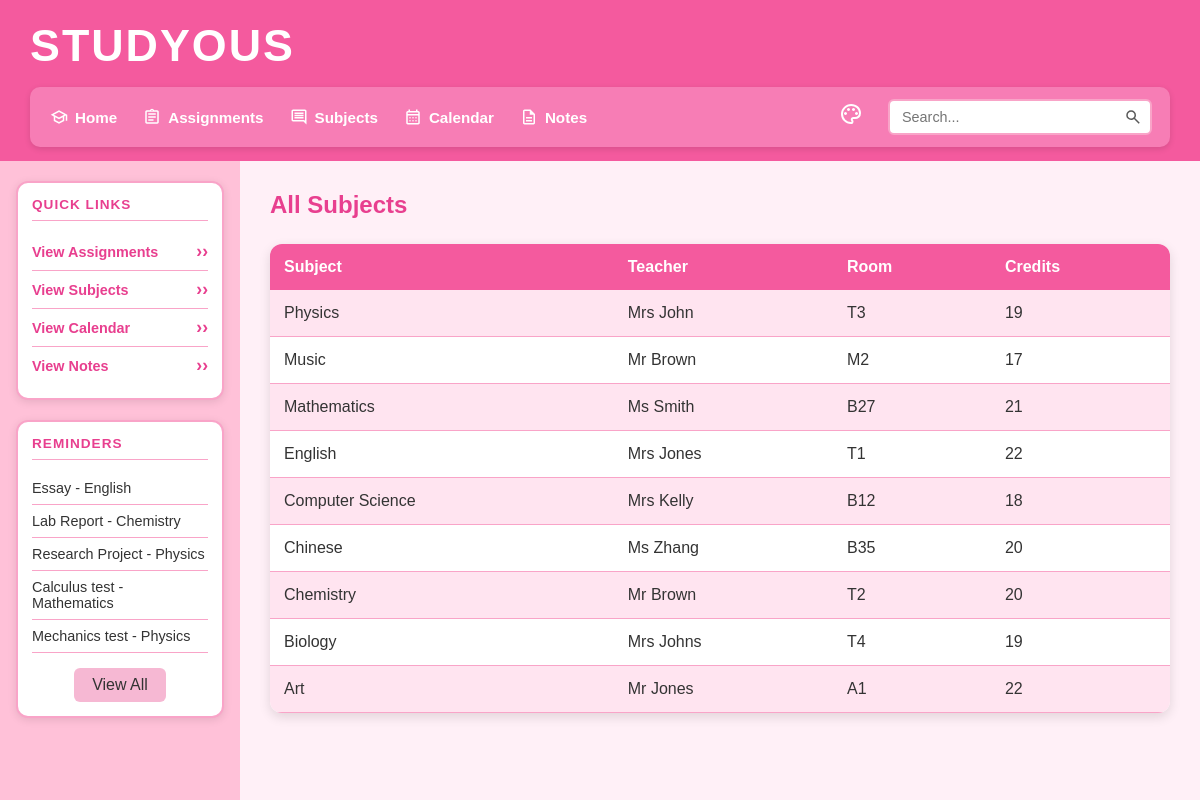
/subjects?sort=subject_name&order=desc, run on the app's committed database.
### tables this page shows
CREATE TABLE assignments (id INTEGER PRIMARY KEY AUTOINCREMENT, subject_id INTEGER REFERENCES subjects (id) NOT NULL, user_id INTEGER REFERENCES users (id) NOT NULL, assignment_name TEXT NOT NULL, due_date TEXT (19) NOT NULL, priority TEXT NOT NULL CHECK ((priority IN ('Low', 'Medium', 'High'))), status TEXT (25) DEFAULT ('Not Started'), notes TEXT, created_at TEXT (19));

CREATE TABLE subjects (id INTEGER PRIMARY KEY AUTOINCREMENT, subject_name TEXT NOT NULL UNIQUE, teacher_name TEXT NOT NULL, room TEXT, credits INTEGER CHECK ((credits > 0)));

### main.py (the view)
@app.route("/subjects")
def subjects():
    sort = request.args.get("sort", "subject_name")
    order = request.args.get("order", "asc")
    new_order = "desc" if order == "asc" else "asc"
    subject_list = get_subjects(sort, order)
    return render_template(
        "subjects.html", subjects=subject_list, order=new_order
    )

### main.py (called while the page is built)
def create_connection(db_file):
    try:
        connection = sqlite3.connect(db_file)
        return connection
    except Error as e:
        print(e)
    return None

def get_subjects(sort="subject_name", order="asc"):
    allowed_sorts = [
        "id",
        "subject_name",
        "teacher_name",
        "room",
        "credits",
    ]
    if sort not in allowed_sorts:
        sort = "subject_name"
    order = order.upper()
    if order not in ("ASC", "DESC"):
        order = "ASC"
    query = f"""
        SELECT id, subject_name, teacher_name, room, credits
        FROM subjects
        ORDER BY {sort} {order}
    """
    con = create_connection(DATABASE)
    cur = con.cursor()
    cur.execute(query)
    rows = cur.fetchall()
    con.close()
    return rows

def get_reminders():
    query = """
        SELECT assignments.id,
               assignments.assignment_name,
               subjects.subject_name,
               assignments.due_date,
               assignments.priority,
               assignments.status
        FROM assignments
        JOIN subjects
        ON assignments.subject_id = subjects.id
        WHERE assignments.status != 'Completed'
        ORDER BY assignments.due_date ASC
        LIMIT 5
    """
    con = create_connection(DATABASE)
    cur = con.cursor()
    cur.execute(query)
    rows = cur.fetchall()
    con.close()
    return rows

@app.context_processor
def inject_reminders():
    return {"reminders": get_reminders()}

### templates/subjects.html
{% extends "base.html" %}
{% block main %}
<h2 class="page-title">All Subjects</h2>
<table>
    <tr>
        <th>
            <a href="/subjects?sort=subject_name&order={{ order }}">
                Subject
            </a>
        </th>
        <th>
            <a href="/subjects?sort=teacher_name&order={{ order }}">
                Teacher
            </a>
        </th>
        <th>
            <a href="/subjects?sort=room&order={{ order }}">
                Room
            </a>
        </th>
        <th>
            <a href="/subjects?sort=credits&order={{ order }}">
                Credits
            </a>
        </th>
    </tr>
    {% for row in subjects %}
    <tr>
        <td>{{ row[1] }}</td>
        <td>{{ row[2] }}</td>
        <td>{{ row[3] }}</td>
        <td>{{ row[4] }}</td>
    </tr>
    {% else %}
    <tr>
        <td colspan="4">No subjects found.</td>
    </tr>
    {% endfor %}
</table>
{% endblock %}

### templates/base.html (shortened to what this page needs)
<!DOCTYPE html>
<html lang="en">
<head>
    <link type="text/css" rel="stylesheet" href="/static/css/style.css">
</head>
<body class="theme-{{ request.cookies.get('theme', 'pink') }}">
    <header class="top-header">
        <h1 class="site-title">Studyous</h1>
        <div class="header-row">
            <div class="nav-bar">
                <nav class="main-nav">
                    <ul>
                        <li>
                            <a href="/">
                                <img src="/static/images/home.svg"
                                     alt="Home"
                                     class="nav-icon">
                                Home
                            </a>
                        </li>
                        <li>
                            <a href="/assignments">
                                <img src="/static/images/assignments.svg"
                                     alt="Assignments"
                                     class="nav-icon">
                                Assignments
                            </a>
                        </li>
                        <li>
                            <a href="/subjects">
                                <img src="/static/images/subjects.svg"
                                     alt="Subjects"
                                     class="nav-icon">
                                Subjects
                            </a>
                        </li>
                        <li>
                            <a href="/calendar">
                                <img src="/static/images/calendar.svg"
                                     alt="Calendar"
                                     class="nav-icon">
                                Calendar
                            </a>
                        </li>
                        <li>
                            <a href="/notes">
                                <img src="/static/images/notes.svg"
                                     alt="Notes"
                                     class="nav-icon">
                                Notes
                            </a>
                        </li>
                    </ul>
                </nav>
                <div class="theme-menu">
                    <span class="theme-icon">
                    </span>
                </div>
                <form class="search-form" method="POST" action="/search">
                    <div class="search-box">
                        <input type="text"
                               name="search"
                               id="search"
                               placeholder="Search...">
                    </div>
                </form>
            </div>
        </div>
    </header>
    <div class="body-container">
        <aside class="sidebar">
            <section class="sidebar-box">
                <h2>Quick Links</h2>
                <ul class="quick-links">
                    <li>
                        <a href="/assignments">View Assignments</a>
                    </li>
                    <li>
                        <a href="/subjects">View Subjects</a>
                    </li>
                    <li>
                        <a href="/calendar">View Calendar</a>
                    </li>
                    <li>
                        <a href="/notes">View Notes</a>
                    </li>
                </ul>
            </section>
            <section class="sidebar-box">
                <h2>Reminders</h2>
                <ul class="reminders">
                    {% for reminder in reminders %}
                    <li>
                        <a href="/reminders?id={{ reminder[0] }}">
                            {{ reminder[1] }} - {{ reminder[2] }}
                        </a>
                    </li>
                    {% endfor %}
                    <a href="/reminders" class="view-all-button">
                        View All
                    </a>
                </ul>
            </section>
        </aside>
        <main>
            {% block main %}{% endblock %}
        </main>
    </div>
</body>
</html>

### data on the page
assignments: assignment_name "Essay", subject_name "English"
assignments: assignment_name "Lab Report", subject_name "Chemistry"
assignments: assignment_name "Research Project", subject_name "Physics"
assignments: assignment_name "Calculus test", subject_name "Mathematics"
assignments: assignment_name "Mechanics test", subject_name "Physics"
subjects: subject_name "Physics", teacher_name "Mrs John", room "T3", credits "19"
subjects: subject_name "Music", teacher_name "Mr Brown", room "M2", credits "17"
subjects: subject_name "Mathematics", teacher_name "Ms Smith", room "B27", credits "21"
subjects: subject_name "English", teacher_name "Mrs Jones", room "T1", credits "22"
subjects: subject_name "Computer Science", teacher_name "Mrs Kelly", room "B12", credits "18"
subjects: subject_name "Chinese", teacher_name "Ms Zhang", room "B35", credits "20"
subjects: subject_name "Chemistry", teacher_name "Mr Brown", room "T2", credits "20"
subjects: subject_name "Biology", teacher_name "Mrs Johns", room "T4", credits "19"
subjects: subject_name "Art", teacher_name "Mr Jones", room "A1", credits "22"
